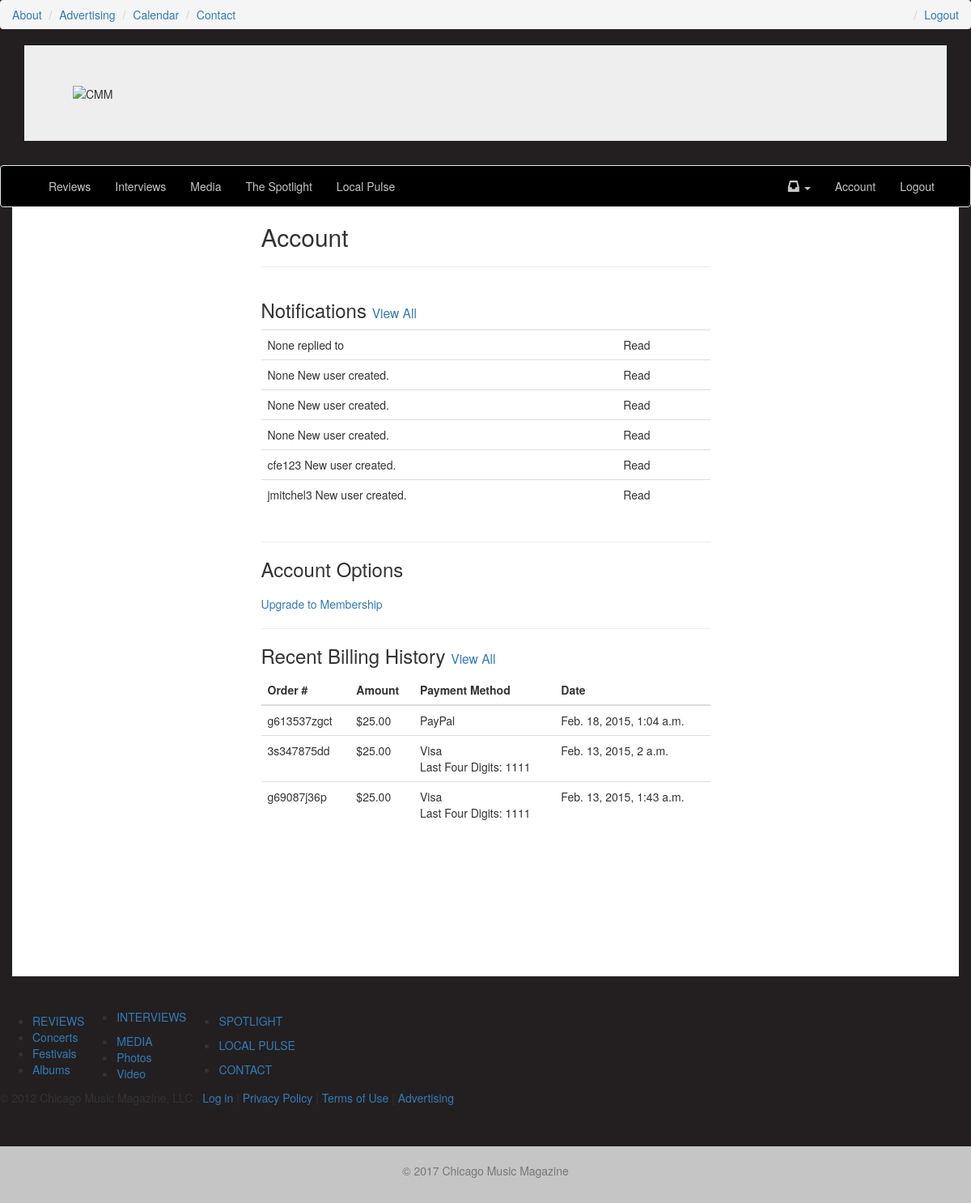
Page /account/ (signed in) on the committed database.
### notifications/models.py (models this page shows, shortened)
class Notification(models.Model):
	sender_content_type = models.ForeignKey(ContentType, related_name='nofity_sender')
	sender_object_id = models.PositiveIntegerField()
	sender_object = GenericForeignKey("sender_content_type", "sender_object_id")
	verb = models.CharField(max_length=255)
	action_content_type = models.ForeignKey(ContentType, related_name='notify_action',
		null=True, blank=True)
	action_object_id = models.PositiveIntegerField(null=True, blank=True)
	action_object = GenericForeignKey("action_content_type", "action_object_id")
	target_content_type = models.ForeignKey(ContentType, related_name='notify_target',
		null=True, blank=True)
	target_object_id = models.PositiveIntegerField(null=True, blank=True)
	target_object = GenericForeignKey("target_content_type", "target_object_id")
	recipient = models.ForeignKey(settings.AUTH_USER_MODEL, related_name='notifications')
	read = models.BooleanField(default=False)
	timestamp = models.DateTimeField(auto_now_add=True, auto_now=False)
	objects = NotificationManager()
	def __unicode__(self):
		try:
			target_url = self.target_object.get_absolute_url()
		except:
			target_url = None
		context = {
			"sender": self.sender_object,
			"verb": self.verb,
			"action": self.action_object,
			"target": self.target_object,
			"verify_read": reverse("notifications_read", kwargs={"id": self.id}),
			"target_url": target_url,
		}
		if self.target_object:
			if self.action_object and target_url:
				return "%(sender)s %(verb)s <a href='%(verify_read)s?next=%(target_url)s'>%(target)s</a> with %(action)s" %context
			if self.action_object and not target_url:
				return "%(sender)s %(verb)s %(target)s with %(action)s" %context
			return "%(sender)s %(verb)s %(target)s" %context
		return "%(sender)s %(verb)s" %context

### accounts/models.py (models this page shows, shortened)
class MyUser(AbstractBaseUser):
	username = models.CharField(
	    max_length=255,
	    unique=True,
	)
	email = models.EmailField(
	    verbose_name='email address',
	    max_length=255,
	    unique=True,
	)
	first_name = models.CharField(
			max_length=120,
			null=True,
			blank=True,
			)
	last_name = models.CharField(
			max_length=120,
			null=True,
			blank=True,
			)
	is_member = models.BooleanField(default=False,
					verbose_name='Is Paid Member')
	is_active = models.BooleanField(default=True)
	is_admin = models.BooleanField(default=False)
	objects = MyUserManager()
	USERNAME_FIELD = 'username'
	REQUIRED_FIELDS = ['email']
	def get_full_name(self):
	    return "%s %s" %(self.first_name, self.last_name)
	def get_short_name(self):
	    return self.first_name
	def __unicode__(self):
	    return self.username
	def has_perm(self, perm, obj=None):
	    "Does the user have a specific permission?"
	    return True
	def has_module_perms(self, app_label):
	    "Does the user have permissions to view the app `app_label`?"
	    return True

### billing/models.py (models this page shows, shortened)
class Transaction(models.Model):
	user = models.ForeignKey(settings.AUTH_USER_MODEL)
	transaction_id = models.CharField(max_length=120) #braintree or stripe
	order_id = models.CharField(max_length=120)
	amount = models.DecimalField(max_digits=100, decimal_places=2)
	success = models.BooleanField(default=True)
	transaction_status = models.CharField(max_length=220, null=True, blank=True) #if fails
	card_type = models.CharField(max_length=120) #paypal
	last_four = models.PositiveIntegerField(null=True, blank=True)
	timestamp = models.DateTimeField(auto_now_add=True, auto_now=False)
	objects = TransactionManager()
	class Meta:
		ordering = ['-timestamp']

### accounts/views.py (the view)
# urls.py: url(r'^account/$', 'account_home', name='account_home'),
@login_required
def account_home(request):
	notifications = Notification.objects.get_recent_for_user(request.user, 6)
	transactions = Transaction.objects.get_recent_for_user(request.user, 3)
	context = {
		"notifications": notifications,
		"transactions": transactions
	}
	return render(request, "accounts/account_home.html", context)

### billing/models.py (called while the page is built)
	def get_recent_for_user(self, user, num):
		return super(TransactionManager, self).filter(user=user)[:num]

### notifications/models.py (called while the page is built)
	def get_user(self, recipient):
		return self.filter(recipient=recipient)

	def get_queryset(self):
		return NotificationQuerySet(self.model, using=self._db)

	def get_recent_for_user(self, user, num):
		return self.get_queryset().get_user(user)[:num]

### templates/accounts/account_home.html (shortened to what this page needs)
{% extends "base.html" %}
{% block content %}
<div class='row'>
	<div class='col-sm-6 col-sm-offset-3'>
	<h2>Account</h2>
	<hr/>
	</div>
</div>
<div class='row'>
	<div class='col-sm-6 col-sm-offset-3'>
		<h3>Notifications
		 <small><a href='{% url "notifications_all" %}'>View All</a></small></h3>
		<table class='table'>
			{% for note in notifications %}
			<tr><td>{{ note|safe }}</td><td>{% if note.read %} Read {% else %} Unread {% endif %}</td></tr>
			{% endfor %}
			</table>
	</div>
</div>
<div class='row'>
	<div class='col-sm-6 col-sm-offset-3'>
		<hr/>
	<h3>Account Options</h3>
	{% if request.user.is_member and request.user.usermerchantid.subscription_id %}
		<a href='{% url "cancel_subscription" %}'>Cancel Membership</a>
	{% elif not request.user.is_member %}
	<a href='{% url "account_upgrade" %}'>Upgrade to Membership</a>
	{% endif %}
	</div>
</div>
<div class='row'>
	<div class='col-sm-6 col-sm-offset-3'>
		<hr/>
		<h3>Recent Billing History <small>
			<a href='{% url "billing_history" %}'>View All</a>
			</small>
			</h3>
		<table class='table'>
		<thead>
		<th>Order #</th>
		<th>Amount</th>
		<th>Payment Method</th>
		<th>Date</th>
		</thead>
		{% for object in transactions %}
		<tr>
		<td>{{ object.order_id }}</td>
		<td>${{ object.amount }}</td>
		<td>{{ object.card_type }}{% if object.last_four %}<br/>Last Four Digits: {{ object.last_four }}{% endif %}</td>
		<td>{{ object.timestamp }}</td>
		</tr>
		{% endfor %}
		</table>
	</div>
</div>
{% endblock %}

### rows in the picture
Notification: target_content_type+target_object+sender_content_type "None replied to", read "Read"
Notification: target_content_type+target_object+sender_content_type "None New user created.", read "Read"
Notification: target_content_type+target_object+sender_content_type "None New user created.", read "Read"
Notification: target_content_type+target_object+sender_content_type "None New user created.", read "Read"
Notification: target_content_type+target_object+sender_content_type "cfe123 New user created.", read "Read"
Notification: target_content_type+target_object+sender_content_type "jmitchel3 New user created.", read "Read"
Transaction: order_id "g613537zgct", amount "25.00", card_type "PayPal", timestamp "Feb. 18, 2015, 1:04 a.m."
Transaction: order_id "3s347875dd", amount "25.00", card_type "Visa", last_four "1111", timestamp "Feb. 13, 2015, 2 a.m."
Transaction: order_id "g69087j36p", amount "25.00", card_type "Visa", last_four "1111", timestamp "Feb. 13, 2015, 1:43 a.m."
